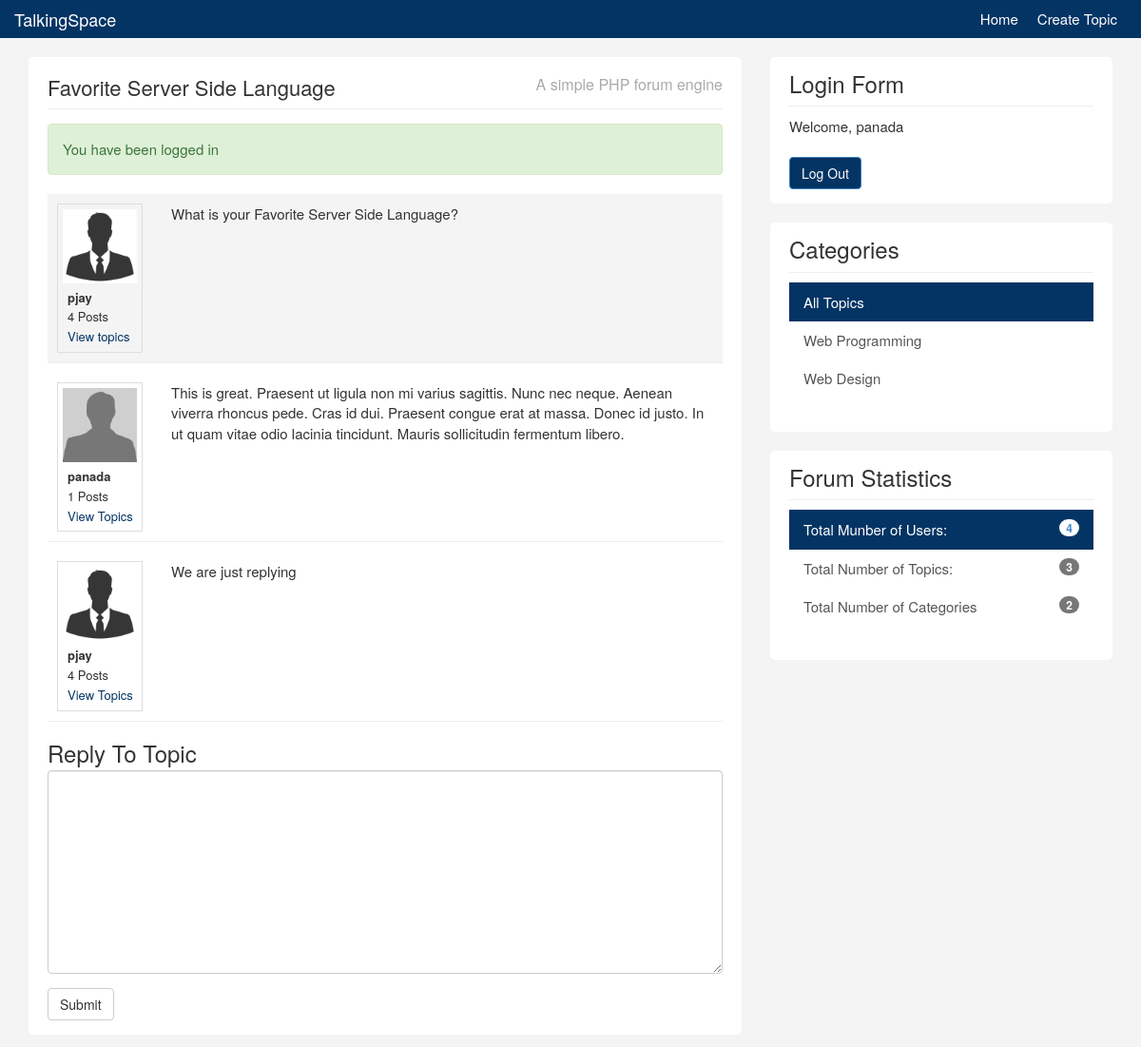
Page /topic.php?id=1 (signed in) on the committed database.
### tables this page shows
CREATE TABLE IF NOT EXISTS `topics` (
  `id` int NOT NULL AUTO_INCREMENT,
  `category_id` int NOT NULL,
  `user_id` int NOT NULL,
  `title` varchar(255) NOT NULL,
  `body` text NOT NULL,
  `last_activity` datetime NOT NULL,
  `create_date` timestamp NOT NULL DEFAULT CURRENT_TIMESTAMP,
  PRIMARY KEY (`id`)
);

CREATE TABLE IF NOT EXISTS `users` (
  `id` int NOT NULL AUTO_INCREMENT,
  `name` varchar(100) NOT NULL,
  `email` varchar(100) NOT NULL,
  `avatar` varchar(100) NOT NULL,
  `username` varchar(10) NOT NULL,
  `password` varchar(64) NOT NULL,
  `about` text NOT NULL,
  `last_activity` datetime NOT NULL,
  `join_date` timestamp NOT NULL DEFAULT CURRENT_TIMESTAMP,
  PRIMARY KEY (`id`)
);

CREATE TABLE IF NOT EXISTS `replies` (
  `id` int NOT NULL AUTO_INCREMENT,
  `topic_id` int NOT NULL,
  `user_id` int NOT NULL,
  `body` text NOT NULL,
  `create_date` timestamp NOT NULL DEFAULT CURRENT_TIMESTAMP,
  PRIMARY KEY (`id`)
);

CREATE TABLE IF NOT EXISTS `categories` (
  `id` int NOT NULL AUTO_INCREMENT,
  `name` varchar(100) NOT NULL,
  `description` text NOT NULL,
  PRIMARY KEY (`id`)
);

### libraries/Template.php (called while the page is built, shortened)
<?php
class Template {
    protected $template;
    public function __construct($template)
    {
        $this->template = $template;
    }
    public function __toString(){
        include basename($this->template);
        return ob_get_clean();
    }
}
?>

### libraries/Database.php (called while the page is built, shortened)
<?php
class Database {
    private $host = DB_HOST;
    private $user = DB_USER;
    private $pass = DB_PASS;
    private $dbname = DB_NAME;
    private $dbh;
    private $stmt;
    public function __construct() {
        $dsn = 'mysql:host=' .$this->host . ';dbname='  . $this->dbname;
        $options = array (
            PDO::ATTR_PERSISTENT => true,
            PDO::ATTR_ERRMODE => PDO::ERRMODE_EXCEPTION
        );
        try{
            $this->dbh = new PDO ($dsn, $this->user, $this->pass, $options);
        }
        catch(PDOException $e){
            $this->error = $e->getMessage();
        }
    }
    public function query($query){
        $this->stmt = $this->dbh->prepare($query);
    }
    public function bind($param, $value, $type = null){
        if (is_null ( $type )) {
            switch(true){
                    default :
                    $type = PDO::PARAM_STR;
            }
        }
        $this->stmt->bindValue ($param, $value, $type);
    }
    public function execute(){
        return $this->stmt->execute();
    }
    public function resultset(){
        $this->execute();
        return $this->stmt->fetchAll (PDO::FETCH_OBJ);
    }
    public function single(){
        $this->execute();
        return $this->stmt->fetch(PDO::FETCH_OBJ);
    }
    public function rowCount(){
        return $this->stmt->rowCount();
    }
}
?>

### libraries/Topic.php (called while the page is built, shortened)
<?php
class Topic{
	private $db;
	 public function __construct(){
		$this->db = new Database;
	 }
	public function getTotalTopics(){
		$this->db->query('SELECT * FROM topics');
		return $this->db->rowCount();
	}
	public function getTotalCategories(){
		$this->db->query('SELECT * FROM categories');
		return $this->db->rowCount();
	}
	public function getTopic($id){
		$this->db->query("SELECT topics.*, users.username, users.name, users.avatar FROM topics
						INNER JOIN users
						ON topics.user_id = users.id
						WHERE topics.id = :id
		");
		$this->db->bind(':id', $id);
		$row = $this->db->single();
		return $row;
	}
	public function getReplies($topic_id){
		$this->db->query("SELECT replies.*, users.* FROM replies
						INNER JOIN users
						ON replies.user_id = users.id
						WHERE replies.topic_id = :topic_id
						ORDER BY create_date ASC
		");
		$this->db->bind(':topic_id', $topic_id);
		$results = $this->db->resultset();
		return $results;
	}
}

### helpers/db_helper.php (called while the page is built, shortened)
<?php
function getCategories(){
    $db = new Database;
    $db->query('SELECT * FROM categories');
    $results = $db->resultset();
    return $results;
}
function userPostCount($user_id){
	$db = new Database;
	$db->query('SELECT * FROM topics
				WHERE user_id = :user_id
				');
	$db->bind(':user_id', $user_id);
	$rows = $db->resultset();
	$topic_count = $db->rowCount();
	$db->query('SELECT * FROM replies
				WHERE user_id = :user_id
				');
	$db->bind(':user_id', $user_id);
	$rows = $db->resultset();
	$reply_count = $db->rowCount();
	return $topic_count + $reply_count;
}
?>

### helpers/format_helper.php (called while the page is built, shortened)
<?php
function is_active($category){
    if(isset($_GET['category'])){
        if($_GET['category'] == $category){
            return 'active';
        }else{
            return '';
        }
    }else {
        if($category == null){
            return 'active';
        }
    }
}
?>

### templates/topic.php (the view, shortened to what this page needs)
<?php include('includes/header.php'); ?>
<ul id="topics">
	<li id="main-topic" class="topic topic">
		<div class="row">
			<div class="col-md-2">
				<div class="user-info">
					<img class="avatar pull-left" src="<?php echo BASE_URI; ?>images/avatars/<?php echo $topic->avatar; ?>" />
					<ul>
						<li><strong><?php echo $topic->username; ?></strong></li>
						<li><?php echo userPostCount($topic->user_id); ?> Posts</li>
						<li><a href="<?php echo BASE_URI; ?>topics.php?user=<?php echo $topic->user_id; ?>">View topics</a>
					</ul>
				</div>
			</div>
			<div class="col-md-10">
				<div class="topic-content pull-right">
					<?php echo $topic->body; ?>
				</div>
			</div>
		</div>
	</li>
	<?php foreach($replies as $reply) : ?>
	<li class="topic topic">
		<div class="row">
			<div class="col-md-2">
				<div class="user-info">
					<img class="avatar pull-left" src="<?php echo BASE_URI; ?>images/avatars/<?php echo $reply->avatar; ?>" />
					<ul>
						<li><strong><?php echo $reply->username; ?></strong></li>
						<li><?php echo userPostCount($reply->user_id); ?> Posts</li>
						<li><a href="<?php echo BASE_URI; ?>topics.php?user=<?php echo $reply->user_id; ?>">View Topics</a>
					</ul>
				</div>
			</div>
			<div class="col-md-10">
				<div class="topic-content pull-right">
					<?php echo $reply->body; ?>
				</div>
			</div>
		</div>
	</li>
	<?php endforeach; ?>
				</ul>
				<h3>Reply To Topic</h3>
				<?php if(isLoggedIn()) : ?>
				<form role="form" method="post" action="topic.php?id=<?php echo $topic->id ?>">
  					<div class="form-group">
						<textarea id="reply" rows="10" cols="80" class="form-control" name="reply"></textarea>
  					</div>
 					 <button type="submit" class="btn btn-default" name="do_reply">Submit</button>
				</form>
				<?php else: ?>
					<p>Please Login to post a reply</p>
				<?php endif; ?>
<?php include('includes/footer.php'); ?>

### templates/includes/footer.php (shortened to what this page needs)
</div>
				</div>
			</div>
			<div class="col-md-4">
				<div class="sidebar">
					<div class="block">
						<h3>Login Form</h3>
						<?php if(isLoggedIn())  :  ?>
							<div class="userdate">
								Welcome, <?php echo getUser()['username'];  ?>
							</div>
							<br>
							<form role="form" method="post" action="logout.php">
								<input type="submit" name="do_logout" class="btn btn-primary" value="Log Out">
							</form>
					<?php endif; ?>
					</div>
					<div class="block">
					<h3>Categories</h3>
					<div class="list-group">
					<a href="topics.php" class="list-group-item <?php echo is_active(null); ?>">All Topics <span class="badge pull-right"></span></a>
					<?php foreach(getCategories() as $category) : ?>
						<a href="topics.php?category=<?php echo $category->id; ?>" class="list-group-item <?php echo is_active($category->id); ?>"><?php echo $category->name; ?> </a>
					<?php endforeach; ?>
					</div>
				</div>
				<div class="block">
					<h3>Forum Statistics</h3>
					<div class="list-group">
						<a href="#" class="list-group-item active">Total Munber of Users: <span class="badge pull-right"><?php echo $totalUsers; ?></span></a>
						<a href="#" class="list-group-item">Total Number of Topics: <span class="badge pull-right"><?php echo $totalTopics; ?></span></a>
						<a href="#" class="list-group-item">Total Number of Categories<span class="badge pull-right"><?php echo $totalCategories; ?></span></a>
					</div>
				</div>
				</div>
			</div>
		</div>
    </div>
  </body>
</html>

### templates/css/custom.css (style rules this page uses)
body { padding-top: 60px; background:#f4f4f4; font-size:15px; }
a { color:#043464; }
ul { padding:0; margin:0; list-style:none; }
h3 { margin-bottom:5px; }
.block { background:#fff; border-radius:5px; padding: 15px 20px; margin-bottom:20px; }
.sidebar .block h3 { margin:0 0 10px 0; padding-bottom:10px; border-bottom:#eee solid 1px; }
.topic { border-bottom:#eee solid 1px; margin-bottom:10px; padding:10px; }
.topic-content { width:100%; }
img.avatar { width:100%; }
a.list-group-item.active, a.list-group-item.active:hover, a.list-group-item.active:focus { background:#043464; border-radius:0; }
.list-group-item { border:0 }
#main-topic { background:#f4f4f4; padding:10px; }
.user-info { border:#ddd solid 1px; padding:5px; overflow:hidden; font-size:13px; }
.user-info img { display:block; margin-bottom:5px; }
.user-info ul { list-style:none; margin:10px 0 0 5px; }
.user-info li { line-height:1.6em; }
.btn-primary { background:#043464; }

### rows in the picture
topics: user.avatar (picture), user.username "pjay", body "What is your Favorite Server Side Language?"
replies: user.avatar (picture), user.username "panada", user_id "1", body "This is great. Praesent ut ligula non mi varius sagittis. Nunc nec neque. Aenean viverra rhoncus pede. Cras id dui. Praesent congue erat at massa. Donec id justo. In ut quam vitae odio lacinia tincidunt. Mauris sollicitudin fermentum libero."
replies: user.avatar (picture), user.username "pjay", user_id "4", body "We are just replying"
categories: name "Web Programming"
categories: name "Web Design"

### other values in the picture
$title "Favorite Server Side Language"
$message "You have been logged in"
userPostCount($topic->user_id) "4"
getUser()['username'] "panada"
$totalUsers "4"
$totalTopics "3"
$totalCategories "2"
